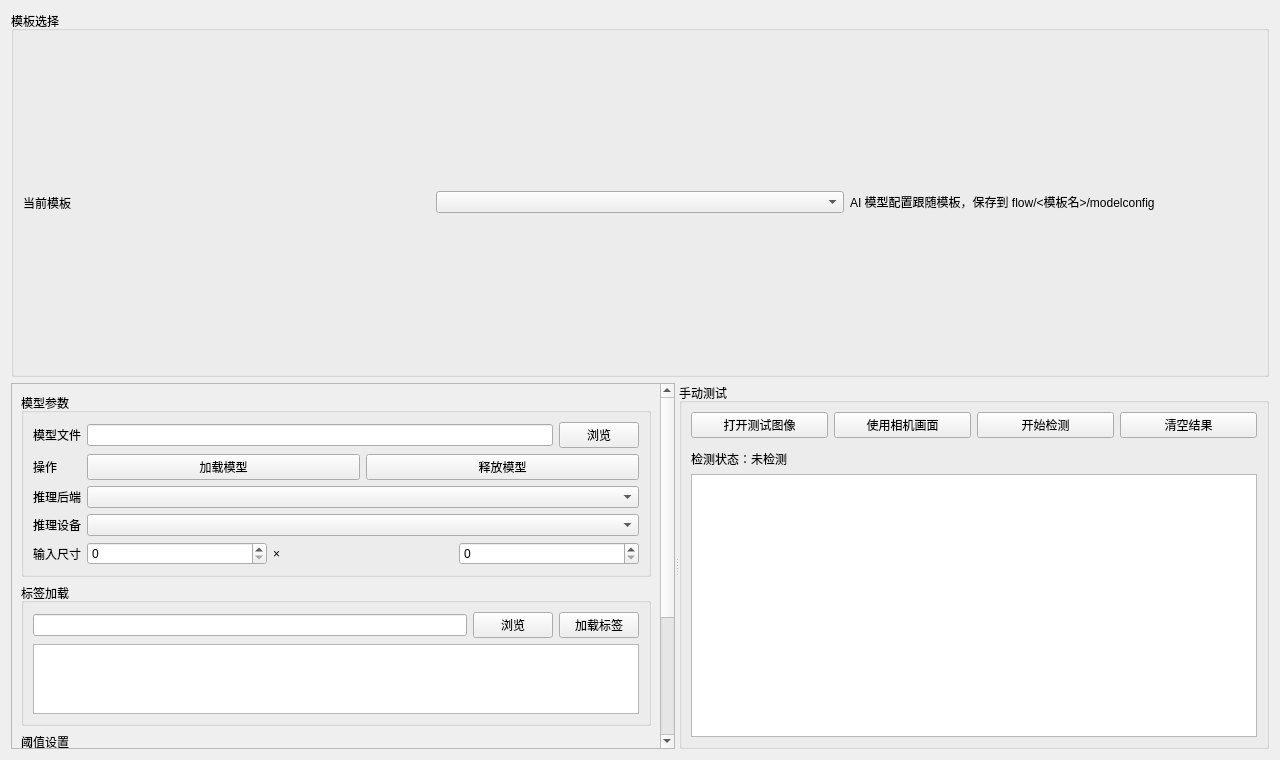
<?xml version="1.0" encoding="UTF-8"?>
<ui version="4.0">
 <class>AIModelPage</class>
 <widget class="QWidget" name="AIModelPage">
  <property name="geometry"><rect><x>0</x><y>0</y><width>1280</width><height>760</height></rect></property>
  <layout class="QVBoxLayout" name="rootLayout">
   <item>
    <widget class="QGroupBox" name="templateGroup">
     <property name="title"><string>模板选择</string></property>
     <layout class="QHBoxLayout" name="templateLayout">
      <item><widget class="QLabel" name="templateLabel"><property name="text"><string>当前模板</string></property></widget></item>
      <item><widget class="QComboBox" name="templateCombo"/></item>
      <item><widget class="QLabel" name="templateHint"><property name="text"><string>AI 模型配置跟随模板，保存到 flow/&lt;模板名&gt;/modelconfig</string></property></widget></item>
     </layout>
    </widget>
   </item>
   <item>
    <widget class="QSplitter" name="mainSplitter">
     <property name="orientation"><enum>Qt::Horizontal</enum></property>
     <widget class="QScrollArea" name="configScroll">
      <property name="widgetResizable"><bool>true</bool></property>
      <widget class="QWidget" name="configContainer">
       <layout class="QVBoxLayout" name="configLayout">
        <item>
         <widget class="QGroupBox" name="modelGroup">
          <property name="title"><string>模型参数</string></property>
          <layout class="QFormLayout" name="modelForm">
           <item row="0" column="0"><widget class="QLabel" name="modelFileLabel"><property name="text"><string>模型文件</string></property></widget></item>
           <item row="0" column="1">
            <layout class="QHBoxLayout" name="modelFileRow">
             <item><widget class="QLineEdit" name="modelFileEdit"/></item>
             <item><widget class="QPushButton" name="modelBrowseButton"><property name="text"><string>浏览</string></property></widget></item>
            </layout>
           </item>
           <item row="1" column="0"><widget class="QLabel" name="modelActionLabel"><property name="text"><string>操作</string></property></widget></item>
           <item row="1" column="1">
            <layout class="QHBoxLayout" name="modelActionRow">
             <item><widget class="QPushButton" name="loadModelButton"><property name="text"><string>加载模型</string></property></widget></item>
             <item><widget class="QPushButton" name="releaseModelButton"><property name="text"><string>释放模型</string></property></widget></item>
            </layout>
           </item>
           <item row="2" column="0"><widget class="QLabel" name="backendLabel"><property name="text"><string>推理后端</string></property></widget></item>
           <item row="2" column="1"><widget class="QComboBox" name="backendCombo"/></item>
           <item row="3" column="0"><widget class="QLabel" name="deviceLabel"><property name="text"><string>推理设备</string></property></widget></item>
           <item row="3" column="1"><widget class="QComboBox" name="deviceCombo"/></item>
           <item row="4" column="0"><widget class="QLabel" name="inputSizeLabel"><property name="text"><string>输入尺寸</string></property></widget></item>
           <item row="4" column="1">
            <layout class="QHBoxLayout" name="inputSizeRow">
             <item><widget class="QSpinBox" name="inputWSpin"/></item>
             <item><widget class="QLabel" name="xLabel"><property name="text"><string>×</string></property></widget></item>
             <item><widget class="QSpinBox" name="inputHSpin"/></item>
            </layout>
           </item>
          </layout>
         </widget>
        </item>
        <item>
         <widget class="QGroupBox" name="labelGroup">
          <property name="title"><string>标签加载</string></property>
          <layout class="QVBoxLayout" name="labelLayout">
           <item>
            <layout class="QHBoxLayout" name="labelFileRow">
             <item><widget class="QLineEdit" name="labelFileEdit"/></item>
             <item><widget class="QPushButton" name="labelBrowseButton"><property name="text"><string>浏览</string></property></widget></item>
             <item><widget class="QPushButton" name="loadLabelsButton"><property name="text"><string>加载标签</string></property></widget></item>
            </layout>
           </item>
           <item><widget class="QListWidget" name="labelsList"/></item>
          </layout>
         </widget>
        </item>
        <item>
         <widget class="QGroupBox" name="thresholdGroup">
          <property name="title"><string>阈值设置</string></property>
          <layout class="QVBoxLayout" name="thresholdLayout">
           <item>
            <layout class="QHBoxLayout" name="thresholdTop">
             <item><widget class="QLabel" name="confidenceLabel"><property name="text"><string>全局置信度</string></property></widget></item>
             <item><widget class="QDoubleSpinBox" name="confidenceSpin"/></item>
             <item><widget class="QLabel" name="iouLabel"><property name="text"><string>NMS IoU</string></property></widget></item>
             <item><widget class="QDoubleSpinBox" name="iouSpin"/></item>
             <item><widget class="QPushButton" name="resetThresholdButton"><property name="text"><string>全部恢复为全局阈值</string></property></widget></item>
            </layout>
           </item>
           <item><widget class="QLabel" name="thresholdHint"><property name="text"><string>按类别阈值可单独调整；留空或解析失败时使用全局置信度。</string></property></widget></item>
           <item><widget class="QTableWidget" name="thresholdTable"/></item>
          </layout>
         </widget>
        </item>
        <item><widget class="QPushButton" name="saveButton"><property name="text"><string>保存模型配置</string></property></widget></item>
       </layout>
      </widget>
     </widget>
     <widget class="QGroupBox" name="testGroup">
      <property name="title"><string>手动测试</string></property>
      <layout class="QVBoxLayout" name="testLayout">
       <item>
        <layout class="QHBoxLayout" name="testButtons">
         <item><widget class="QPushButton" name="openImageButton"><property name="text"><string>打开测试图像</string></property></widget></item>
         <item><widget class="QPushButton" name="useCameraButton"><property name="text"><string>使用相机画面</string></property></widget></item>
         <item><widget class="QPushButton" name="detectButton"><property name="text"><string>开始检测</string></property></widget></item>
         <item><widget class="QPushButton" name="clearButton"><property name="text"><string>清空结果</string></property></widget></item>
        </layout>
       </item>
       <item><widget class="QWidget" name="detectionView"/></item>
       <item><widget class="QLabel" name="detectStatusLabel"><property name="text"><string>检测状态：未检测</string></property></widget></item>
       <item><widget class="QTableWidget" name="resultTable"/></item>
      </layout>
     </widget>
    </widget>
   </item>
  </layout>
 </widget>
 <resources/>
 <connections/>
</ui>
